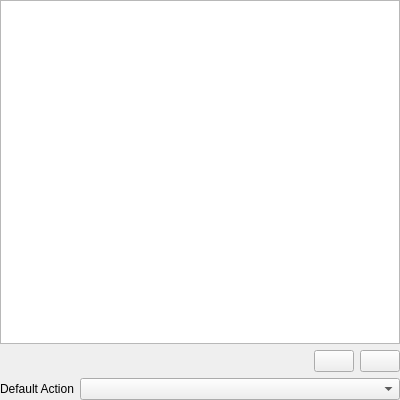
<?xml version="1.0" encoding="UTF-8"?>
<ui version="4.0">
 <class>Anansi::MediaTypeActionsWidget</class>
 <widget class="QWidget" name="Anansi::MediaTypeActionsWidget">
  <property name="geometry">
   <rect>
    <x>0</x>
    <y>0</y>
    <width>400</width>
    <height>400</height>
   </rect>
  </property>
  <property name="windowTitle">
   <string>Form</string>
  </property>
  <layout class="QVBoxLayout" name="mainLayout">
   <property name="leftMargin">
    <number>0</number>
   </property>
   <property name="topMargin">
    <number>0</number>
   </property>
   <property name="rightMargin">
    <number>0</number>
   </property>
   <property name="bottomMargin">
    <number>0</number>
   </property>
   <item>
    <widget class="QTreeView" name="actions">
     <property name="verticalScrollMode">
      <enum>QAbstractItemView::ScrollPerPixel</enum>
     </property>
     <property name="rootIsDecorated">
      <bool>false</bool>
     </property>
     <property name="uniformRowHeights">
      <bool>true</bool>
     </property>
     <property name="expandsOnDoubleClick">
      <bool>false</bool>
     </property>
    </widget>
   </item>
   <item>
    <layout class="QHBoxLayout" name="buttonLayout">
     <item>
      <spacer name="buttonSpacer">
       <property name="orientation">
        <enum>Qt::Horizontal</enum>
       </property>
       <property name="sizeHint" stdset="0">
        <size>
         <width>40</width>
         <height>20</height>
        </size>
       </property>
      </spacer>
     </item>
     <item>
      <widget class="QPushButton" name="add">
       <property name="text">
        <string/>
       </property>
       <property name="icon">
        <iconset theme="list-add" resource="../resources/resources.qrc">
         <normaloff>:/icons/buttons/add-to-list</normaloff>:/icons/buttons/add-to-list</iconset>
       </property>
      </widget>
     </item>
     <item>
      <widget class="QPushButton" name="remove">
       <property name="text">
        <string/>
       </property>
       <property name="icon">
        <iconset theme="list-remove" resource="../resources/resources.qrc">
         <normaloff>:/icons/buttons/remove-from-list</normaloff>:/icons/buttons/remove-from-list</iconset>
       </property>
      </widget>
     </item>
    </layout>
   </item>
   <item>
    <layout class="QHBoxLayout" name="defaultActionLayout" stretch="0,1">
     <item>
      <widget class="QLabel" name="defaultActionLabel">
       <property name="text">
        <string>Default Action</string>
       </property>
      </widget>
     </item>
     <item>
      <widget class="Anansi::WebServerActionCombo" name="defaultAction"/>
     </item>
    </layout>
   </item>
  </layout>
 </widget>
 <customwidgets>
  <customwidget>
   <class>Anansi::WebServerActionCombo</class>
   <extends>QComboBox</extends>
   <header>src/webserveractioncombo.h</header>
  </customwidget>
 </customwidgets>
 <resources>
  <include location="../resources/resources.qrc"/>
 </resources>
 <connections/>
</ui>
